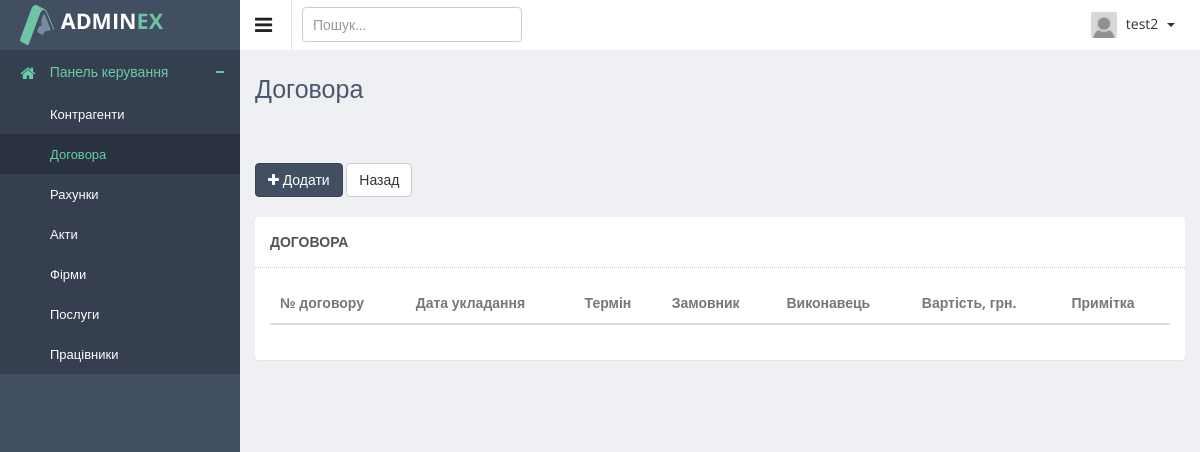
The page /crm/contracts/ (signed in) on the database as committed earlier.
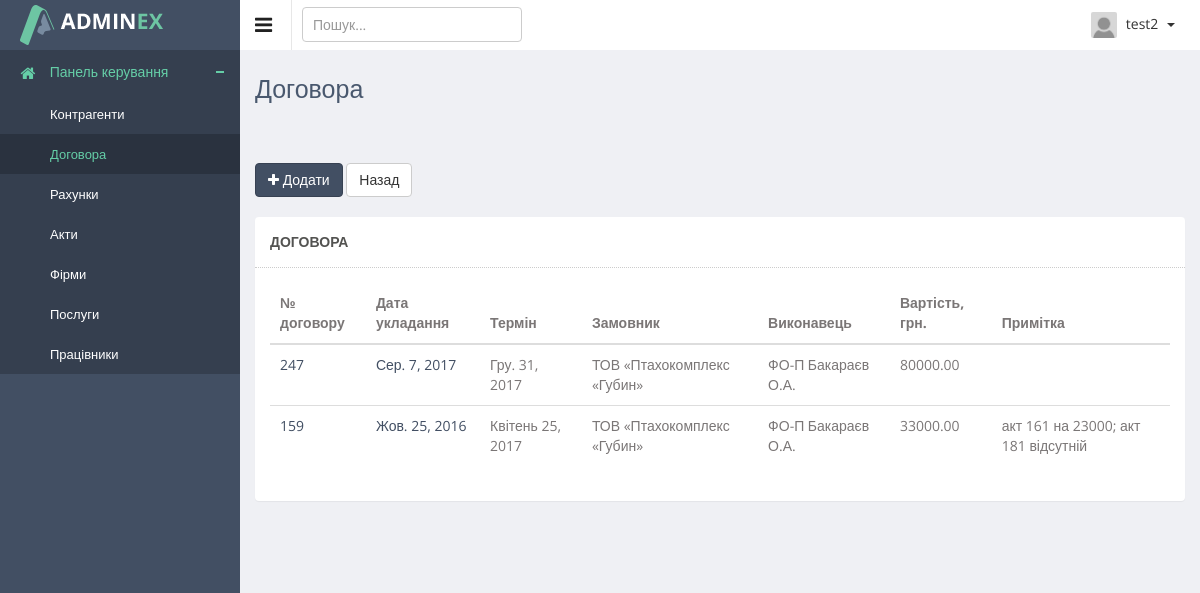
The same page on the database as committed later.
### authapp/models.py (models this page shows)
class ProjectUser(AbstractUser):
    parent_name = models.CharField(verbose_name='по-батькові', max_length=20, blank=True)
    date_of_birth = models.DateField(verbose_name='дата народження', blank=True, null=True)
    phone1 = models.CharField(verbose_name='номер телефона', max_length=16, blank=True)
    phone2 = models.CharField(verbose_name='номер телефона', max_length=16, blank=True, null=True)
    avatar = models.ImageField(verbose_name='фото', upload_to='users_avatars', blank=True)
    is_dir = models.BooleanField(verbose_name='керівник', default=False)
    is_assistant = models.BooleanField(verbose_name='помічник', default=False)
    is_client = models.BooleanField(verbose_name='клієнт', default=False)
    def __str__(self):
        return self.username

### crmapp/models.py (models this page shows, shortened)
class Contract(models.Model):
    number = models.PositiveIntegerField(verbose_name='№ договору', unique=True)
    date_start = models.DateField(verbose_name='дата укладання')
    date_end = models.DateField(verbose_name='дата закінчення')
    client = models.ForeignKey(Partner, related_name='partner', verbose_name='замовник', on_delete=models.PROTECT)
    performer = models.ForeignKey(Firm, related_name='firm', verbose_name='виконавець', on_delete=models.PROTECT)
    works = models.TextField(verbose_name='предмет договору', help_text='заповніть через ;', blank=True)
    cost = models.DecimalField(verbose_name='вартість робіт', max_digits=10, decimal_places=2, blank=True,
                               default='0.00')
    district = models.CharField(verbose_name='район', max_length=50, blank=True)
    town = models.CharField(verbose_name='населений пункт', max_length=50, blank=True)
    address = models.CharField(verbose_name='адреса', max_length=50, blank=True)
    note = models.TextField(verbose_name='примітка', blank=True)

class Partner(models.Model):
    entity = models.BooleanField(verbose_name='юридична особа', default=False)
    full_name = models.CharField(verbose_name='повна назва підприємства', max_length=150)
    short_name = models.CharField(verbose_name='скорочена назва підприєства', max_length=80)
    inn = models.CharField(verbose_name='ідентификаційний номер', max_length=15, blank=True)
    edrpoy = models.CharField(verbose_name='єдрпоу', max_length=10, blank=True)
    dfro = models.CharField(verbose_name='дфро', max_length=15, blank=True)
    payment_account = models.CharField(verbose_name='розрахунковий рахунок', max_length=20, blank=True)
    bank = models.ForeignKey(Bank, on_delete=models.PROTECT, verbose_name='банк', default='')
    cert_vat = models.CharField(verbose_name='свідоцтво платника пдв', max_length=15, blank=True)
    dir_name = models.CharField(verbose_name='директор', max_length=150, blank=True)
    responsible = models.CharField(verbose_name='відповідальна особа', max_length=150, blank=True)
    phone1 = models.CharField(verbose_name='номер телефона', max_length=16, blank=True)
    phone2 = models.CharField(verbose_name='номер телефона', max_length=16, blank=True)
    phone3 = models.CharField(verbose_name='номер телефона', max_length=16, blank=True)
    email = models.EmailField(verbose_name='email', max_length=100, blank=True)
    zipcode = models.PositiveIntegerField(verbose_name='поштовий індекс', default=0)
    country = models.CharField(verbose_name='країна', max_length=20, default='Україна')
    region = models.CharField(verbose_name='область', max_length=50, default='Волинська обл.')
    district = models.CharField(verbose_name='район', max_length=50, blank=True)
    town = models.CharField(verbose_name='населений пункт', max_length=50, blank=True)
    address = models.CharField(verbose_name='адреса', max_length=50, blank=True)
    def __str__(self):
        return self.short_name

class Firm(models.Model):
    full_name = models.CharField(verbose_name='повна назва підприємства', max_length=150)
    short_name = models.CharField(verbose_name='скорочена назва підприєства', max_length=80)
    inn = models.CharField(verbose_name='ідентификаційний номер', max_length=15, blank=True)
    edrpoy = models.CharField(verbose_name='єдрпоу', max_length=10, blank=True)
    dfro = models.CharField(verbose_name='дфро', max_length=15, blank=True)
    payment_account = models.CharField(verbose_name='розрахунковий рахунок', max_length=20, blank=True)
    bank = models.ForeignKey(Bank, on_delete=models.PROTECT, verbose_name='банк', default='')
    cert_vat = models.CharField(verbose_name='свідоцтво платника пдв', max_length=15, blank=True)
    dir_name = models.CharField(verbose_name='директор', max_length=150, blank=True)
    phone1 = models.CharField(verbose_name='номер телефона', max_length=16, blank=True)
    phone2 = models.CharField(verbose_name='номер телефона', max_length=16, blank=True)
    phone3 = models.CharField(verbose_name='номер телефона', max_length=16, blank=True)
    email = models.EmailField(verbose_name='email', max_length=100, blank=True)
    zipcode = models.PositiveIntegerField(verbose_name='поштовий індекс', default=0)
    country = models.CharField(verbose_name='країна', max_length=20, default='Україна')
    region = models.CharField(verbose_name='область', max_length=50, default='Волинська обл.')
    district = models.CharField(verbose_name='район', max_length=50, blank=True)
    town = models.CharField(verbose_name='населений пункт', max_length=50, blank=True)
    address = models.CharField(verbose_name='адреса', max_length=50, blank=True)
    def __str__(self):
        return self.short_name

### crmapp/views.py (the view)
@login_required
@user_passes_test(lambda user: user.is_assistant or user.is_superuser or user.is_dir)
def contracts_view(request):
    title = 'Договора'
    contracts = Contract.objects.all().order_by('-date_start')
    context = {
        'title': title,
        'object_list': contracts,
    }
    return render(request, 'crmapp/contracts_list.html', context)

### adminapp/templatetags/tags.py (called while the page is built)
@register.filter
def default_avatar(string):
    if not string:
        string = 'users_avatars/gravatar.png'
    new_string = f'{URL_PREFIX}{string}'
    return new_string

### crmapp/templates/crmapp/contracts_list.html (shortened to what this page needs)
{% extends 'mainapp/base.html' %}
{% load staticfiles %}
{% load tags %}
{% block container %}
<div class="directory-info-row">
    <div class="row">
        <div class="col-lg-6">
            <a href="{% url 'crm:contract_create' %}">
                <button class="btn btn-primary" type="button"><i class="fa fa-plus"></i> Додати</button>
            </a>
            <a href="{% url 'crm:main_crm' %}">
                <button class="btn btn-default" type="button">Назад</button>
            </a>
        </div>
    </div>
    <br>
    <div class="row">
        <div class="col-lg-12">
            <section class="panel">
                <header class="panel-heading">
                    {{ title }}
                </header>
                <div class="panel-body" style="display: block;">
                    <table class="table table-hover general-table">
                        <thead>
                        <tr>
                            <th>№ договору</th>
                            <th>Дата укладання</th>
                            <th>Термін</th>
                            <th>Замовник</th>
                            <th>Виконавець</th>
                            <th>Вартість, грн.</th>
                            <th>Примітка</th>
                        </tr>
                        </thead>
                        <tbody>
                        {% for object in object_list %}
                        <tr>
                            <td>
                                <a style="display: block; text-decoration: none;"
                                   href="{% url 'crm:contract_read' object.pk %}">{{ object.number }}</a>
                            </td>
                            <td><a style="display: block; text-decoration: none;"
                                   href="{% url 'crm:contract_read' object.pk %}">{{ object.date_start }}</a>
                            </td>
                            <td>{{ object.date_end }}</td>
                            <td>{{ object.client }}</td>
                            <td>{{ object.performer }}</td>
                            <td>{{ object.cost }}</td>
                            <td>{{ object.note }}</td>
                        </tr>
                        {% endfor %}
                        </tbody>
                    </table>
                </div>
            </section>
        </div>
    </div>
</div>
{% endblock %}

### mainapp/templates/mainapp/base.html (shortened to what this page needs)
<!DOCTYPE html>
{% load staticfiles %}
<html lang="en">
<head>
    {% block css %}
    <link rel="stylesheet" type="text/css" href="{% static '/js/bootstrap-datepicker/css/datepicker-custom.css' %}"/>
    <link rel="stylesheet" type="text/css" href="{% static '/js/bootstrap-timepicker/css/timepicker.css' %}"/>
    <link rel="stylesheet" type="text/css" href="{% static '/js/bootstrap-colorpicker/css/colorpicker.css' %}"/>
    <link rel="stylesheet" type="text/css" href="{% static '/js/bootstrap-daterangepicker/daterangepicker-bs3.css' %}"/>
    <link rel="stylesheet" type="text/css" href="{% static '/js/bootstrap-datetimepicker/css/datetimepicker-custom.css' %}"/>
    <link href="{% static '/js/iCheck/skins/minimal/minimal.css' %}" rel="stylesheet">
    <link href="{% static '/js/iCheck/skins/minimal/red.css' %}" rel="stylesheet">
    <link href="{% static '/js/iCheck/skins/minimal/green.css' %}" rel="stylesheet">
    <link href="{% static '/js/iCheck/skins/minimal/blue.css' %}" rel="stylesheet">
    <link href="{% static '/js/iCheck/skins/minimal/yellow.css' %}" rel="stylesheet">
    <link href="{% static '/js/iCheck/skins/minimal/purple.css' %}" rel="stylesheet">
    <link href="{% static '/js/iCheck/skins/square/square.css' %}" rel="stylesheet">
    <link href="{% static '/js/iCheck/skins/square/red.css' %}" rel="stylesheet">
    <link href="{% static '/js/iCheck/skins/square/blue.css' %}" rel="stylesheet">
    <link href="{% static '/js/iCheck/skins/square/green.css' %}" rel="stylesheet">
    <link href="{% static '/js/iCheck/skins/square/yellow.css' %}" rel="stylesheet">
    <link href="{% static '/js/iCheck/skins/square/purple.css' %}" rel="stylesheet">
    <link href="{% static '/js/iCheck/skins/flat/grey.css' %}" rel="stylesheet">
    <link href="{% static '/js/iCheck/skins/flat/red.css' %}" rel="stylesheet">
    <link href="{% static '/js/iCheck/skins/flat/green.css' %}" rel="stylesheet">
    <link href="{% static '/js/iCheck/skins/flat/blue.css' %}" rel="stylesheet">
    <link href="{% static '/js/iCheck/skins/flat/yellow.css' %}" rel="stylesheet">
    <link href="{% static '/js/iCheck/skins/flat/purple.css' %}" rel="stylesheet">
    <link href="{% static '/css/clndr.css' %}" rel="stylesheet">
    <link href="{% static '/css/style.css' %}" rel="stylesheet">
    <link href="{% static '/css/style-responsive.css' %}" rel="stylesheet">
    {% endblock %}
</head>
<body class="sticky-header">
<section>
    <div class="left-side sticky-left-side">
        <div class="logo">
            {% if user.is_dir or user.is_assistant %}
            <a href="{% url 'crm:main_crm' %}">
                <img src="{% static '/images/logo.png' %}" alt="">
            </a>
            {% elif user.is_superuser %}
            <a href="{% url 'admin:admin' %}">
                <img src="{% static '/images/logo.png' %}" alt="">
            </a>
            {% else %}
            <a href="{% url 'main' %}">
                <img src="{% static '/images/logo.png' %}" alt="">
            </a>
            {% endif %}
        </div>
        <div class="left-side-inner">
            {% include 'mainapp/includes/inc_left_menu.html' %}
        </div>
    </div>
    <div class="main-content" >
        <div class="header-section">
            <a class="toggle-btn"><i class="fa fa-bars"></i></a>
            <form class="searchform" action="#" method="post">
                <input type="text" class="form-control" name="keyword" placeholder="Пошук..."/>
            </form>
            <div class="menu-right">
                {% include 'mainapp/includes/inc_right_menu.html' %}
            </div>
        </div>
        <div class="page-heading">
            <h3>{{ title }}</h3>
        </div>
        <div class="wrapper">
            {% block container %}
            {% endblock %}
        </div>
    </div>
</section>
</body>
</html>

### mainapp/templates/mainapp/includes/inc_left_menu.html (shortened to what this page needs)
{% load staticfiles %}
<ul class="nav nav-pills nav-stacked custom-nav">
    {% if user.is_dir or user.is_assistant or user.is_superuser %}
    <li class="menu-list {% if request.resolver_match.namespace == 'crm' %} nav-active {% endif %}">
        <a href="{% url 'crm:main_crm' %}"><i class="fa fa-home"></i> <span>Панель керування</span></a>
        <ul class="sub-menu-list">
            <li class="{% if request.resolver_match.url_name == 'partners' %} active {% endif %}">
                <a href="{% url 'crm:partners' %}"> Контрагенти</a>
            </li>
            <li class="{% if request.resolver_match.url_name == 'contracts' %} active {% endif %}">
                <a href="{% url 'crm:contracts' %}"> Договора</a>
            </li>
            <li class="{% if request.resolver_match.url_name == 'user_create' %} active {% endif %}">
                <a href=""> Рахунки</a>
            </li>
            <li class="{% if request.resolver_match.url_name == 'user_create' %} active {% endif %}">
                <a href=""> Акти</a>
            </li>
            <li class="{% if request.resolver_match.url_name == 'firms' %} active {% endif %}">
                <a href="{% url 'crm:firms' %}"> Фірми</a>
            </li>
            <li class="{% if request.resolver_match.url_name == 'services' %} active {% endif %}">
                <a href="{% url 'crm:services' %}"> Послуги</a>
            </li>
            <li class="{% if request.resolver_match.url_name == 'workers_list' or request.resolver_match.url_name == 'worker_detail' or request.resolver_match.url_name == 'worker_update' %} active {% endif %}">
                <a href="{% url 'crm:workers_list' %}"> Працівники</a>
            </li>
        </ul>
    </li>
    {% endif %}
</ul>

### mainapp/templates/mainapp/includes/inc_right_menu.html (shortened to what this page needs)
{% load staticfiles %}
{% load tags %}
<ul class="notification-menu">
    <li>
        <a href="#" class="btn btn-default dropdown-toggle" data-toggle="dropdown">
            <img src="{{ user.avatar|default_avatar }}" alt=""/>
            {{ user }}
            <span class="caret"></span>
        </a>
    </li>
</ul>

Rows that differ between the two databases and show on the page:
added Contract: number "247", date_start "Сер. 7, 2017", date_end "Гру. 31, 2017", client "ТОВ «Птахокомплекс «Губин»", performer "ФО-П Бакараєв О.А.", cost "80000.00"
added Contract: number "159", date_start "Жов. 25, 2016", date_end "Квітень 25, 2017", client "ТОВ «Птахокомплекс «Губин»", performer "ФО-П Бакараєв О.А.", cost "33000.00", note "акт 161 на 23000; акт 181 відсутній"
